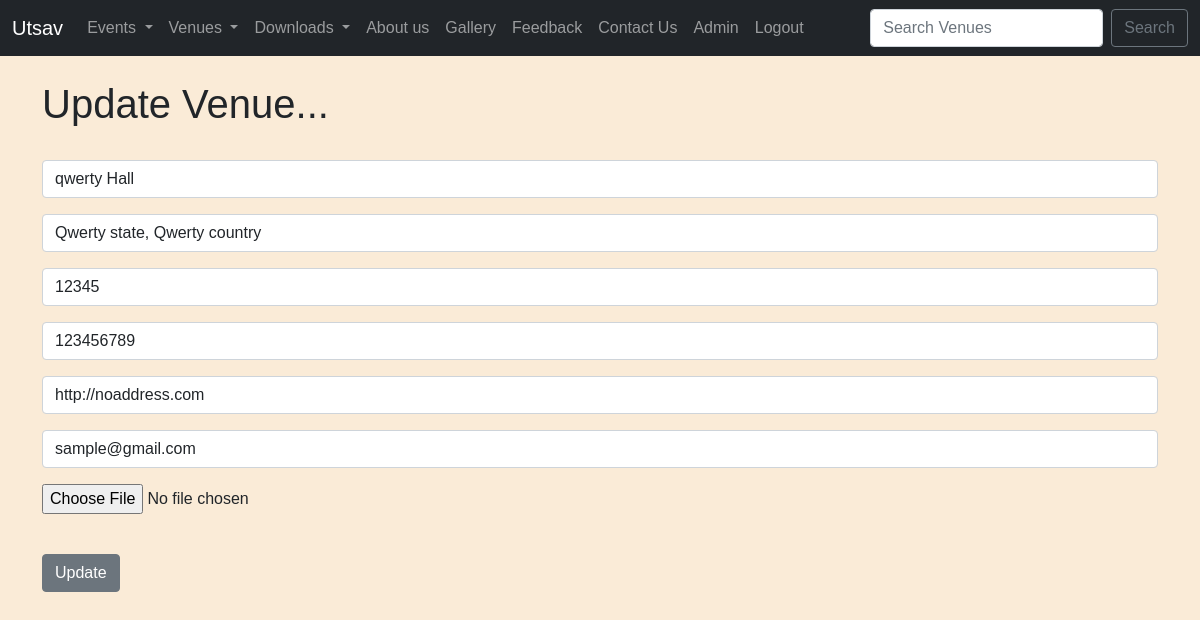
/update_venue/13 (signed in), run on the app's committed database.
### events/models.py (models this page shows, shortened)
class Venue(models.Model):
	name = models.CharField('Venue Name', max_length=120)
	address = models.CharField(max_length=300)
	zip_code = models.CharField('Zip Code', max_length=15)
	phone = models.CharField('Contact Phone', max_length=25, blank=True)
	web = models.URLField('Website Address', blank=True)
	email_address = models.EmailField('Email Address', blank=True)
	owner = models.IntegerField("Venue Owner", blank=False, default=1)
	venue_image = models.ImageField(null=True, blank=True, upload_to="images/")

### events/views.py (the view)
# urls.py: path('update_venue/<venue_id>', views.update_venue, name='update-venue'),
def update_venue(request, venue_id):
	venue = Venue.objects.get(pk=venue_id)
	form = VenueForm(request.POST or None, request.FILES or None, instance=venue)
	if form.is_valid():
		form.save()
		return redirect('list-venues')
	return render(request, 'events/update_venue.html',
		{'venue': venue,
		'form':form})

### events/forms.py
class VenueForm(ModelForm):
	class Meta:
		model = Venue
		fields = ('name', 'address', 'zip_code', 'phone', 'web', 'email_address', 'venue_image')
		labels = {
			'name': '',
			'address': '',
			'zip_code': '',
			'phone': '',
			'web': '',
			'email_address': '',
			'venue_image': '',
		}
		widgets = {
			'name': forms.TextInput(attrs={'class':'form-control', 'placeholder':'Venue Name'}),
			'address': forms.TextInput(attrs={'class':'form-control', 'placeholder':'Address'}),
			'zip_code': forms.TextInput(attrs={'class':'form-control', 'placeholder':'Zip Code'}),
			'phone': forms.TextInput(attrs={'class':'form-control', 'placeholder':'Phone'}),
			'web': forms.TextInput(attrs={'class':'form-control', 'placeholder':'Web Address'}),
			'email_address': forms.EmailInput(attrs={'class':'form-control', 'placeholder':'Email'}),
		}

### events/templates/events/update_venue.html (shortened to what this page needs)
{% extends 'events/base.html' %}
{% block content %}
{% if user.is_authenticated %}
	<h1>Update Venue...</h1>
	<br/>
	<form action="" method=POST enctype="multipart/form-data">
		{{ form.as_p }}
		<br/>
		<input type="submit" value="Update" class="btn btn-secondary">
{% else %}
	<h1>Sorry! You Must Be Logged In To View This Page...</h1>
	<a href="{% url 'login' %}">Login Here</a>
{% endif %}
{% endblock %}

### events/templates/events/base.html (style rules this page uses)
body { background-color: antiquewhite; font-family: Arial, sans-serif; }

### data on the page
Venue: name "qwerty Hall", address "Qwerty state, Qwerty country", zip_code "12345", phone "123456789", web "http://noaddress.com", email_address "sample@gmail.com"
